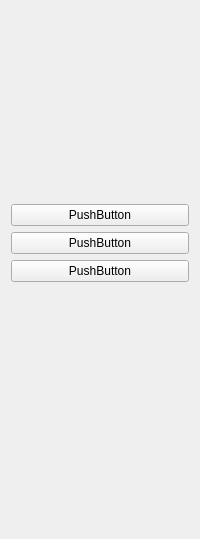
      <widget class="QWidget" name="widget_2" native="true">
       <property name="sizePolicy">
        <sizepolicy hsizetype="Fixed" vsizetype="Expanding">
         <horstretch>0</horstretch>
         <verstretch>0</verstretch>
        </sizepolicy>
       </property>
       <layout class="QVBoxLayout" name="verticalLayout">
        <property name="bottomMargin">
         <number>64</number>
        </property>
        <item>
         <spacer name="verticalSpacer">
          <property name="orientation">
           <enum>Qt::Vertical</enum>
          </property>
          <property name="sizeHint" stdset="0">
           <size>
            <width>20</width>
            <height>193</height>
           </size>
          </property>
         </spacer>
        </item>
        <item>
         <widget class="QPushButton" name="btnTcpServer">
          <property name="text">
           <string>PushButton</string>
          </property>
         </widget>
        </item>
        <item>
         <widget class="QPushButton" name="btnTcpClient">
          <property name="text">
           <string>PushButton</string>
          </property>
         </widget>
        </item>
        <item>
         <widget class="QPushButton" name="btnUdp">
          <property name="text">
           <string>PushButton</string>
          </property>
         </widget>
        </item>
        <item>
         <spacer name="verticalSpacer_2">
          <property name="orientation">
           <enum>Qt::Vertical</enum>
          </property>
          <property name="sizeType">
           <enum>QSizePolicy::Fixed</enum>
          </property>
          <property name="sizeHint" stdset="0">
           <size>
            <width>20</width>
            <height>193</height>
           </size>
          </property>
         </spacer>
        </item>
       </layout>
      </widget>
